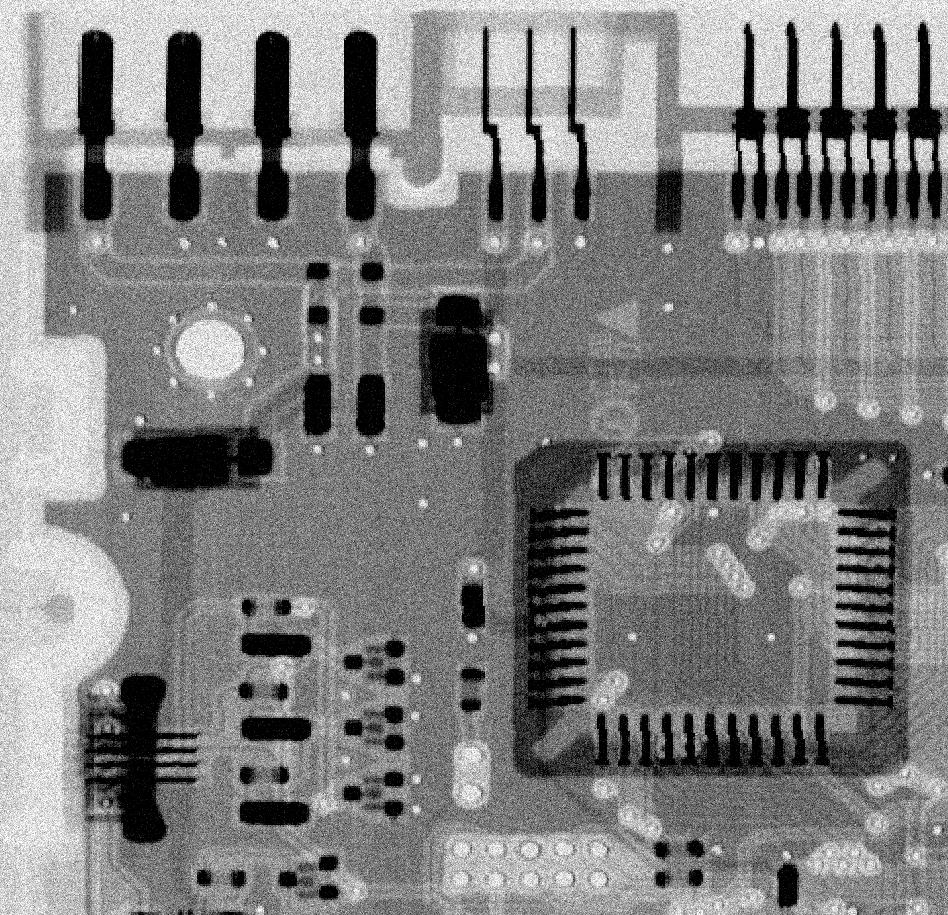
%> input picture Lab3-Intensity-transformation-main/assets/noisyPCB.jpg, 948 x 915 px
$ octave task4.m   (GNU Octave 9; MATLAB toolbox functions it lacks are replaced by stand-ins)
%> lines starting %> are read from the running program, lines starting %| are printed output that depends on the picture
clear all
close all
f = imread('assets/noisyPCB.jpg');
%> f is the input picture: size 915x948 uint8; min 0, max 255, mean 128
imshow(f)

w_box = fspecial('average', [9 9])
w_gauss = fspecial('Gaussian', [7 7], 1.0)
g_box = imfilter(f, w_box, 0);
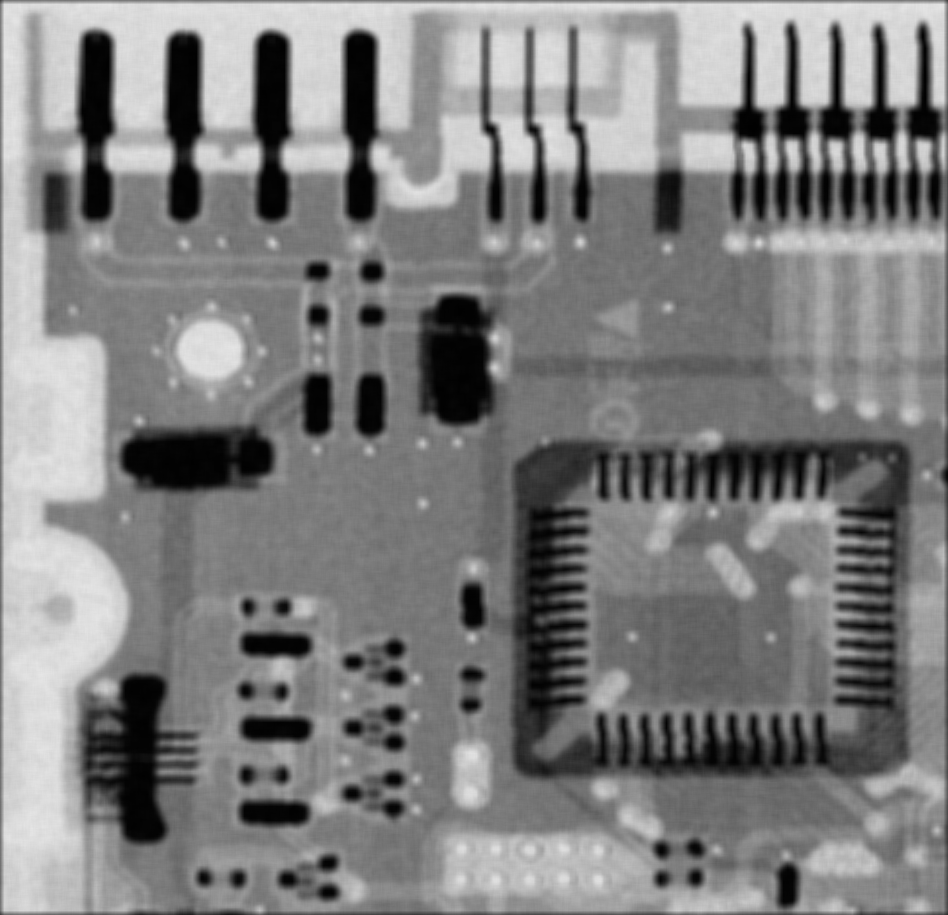
%> g_box: size 915x948 uint8; min 1, max 230, mean 127.1
g_gauss = imfilter(f, w_gauss, 0);
figure
montage({f, g_box, g_gauss})
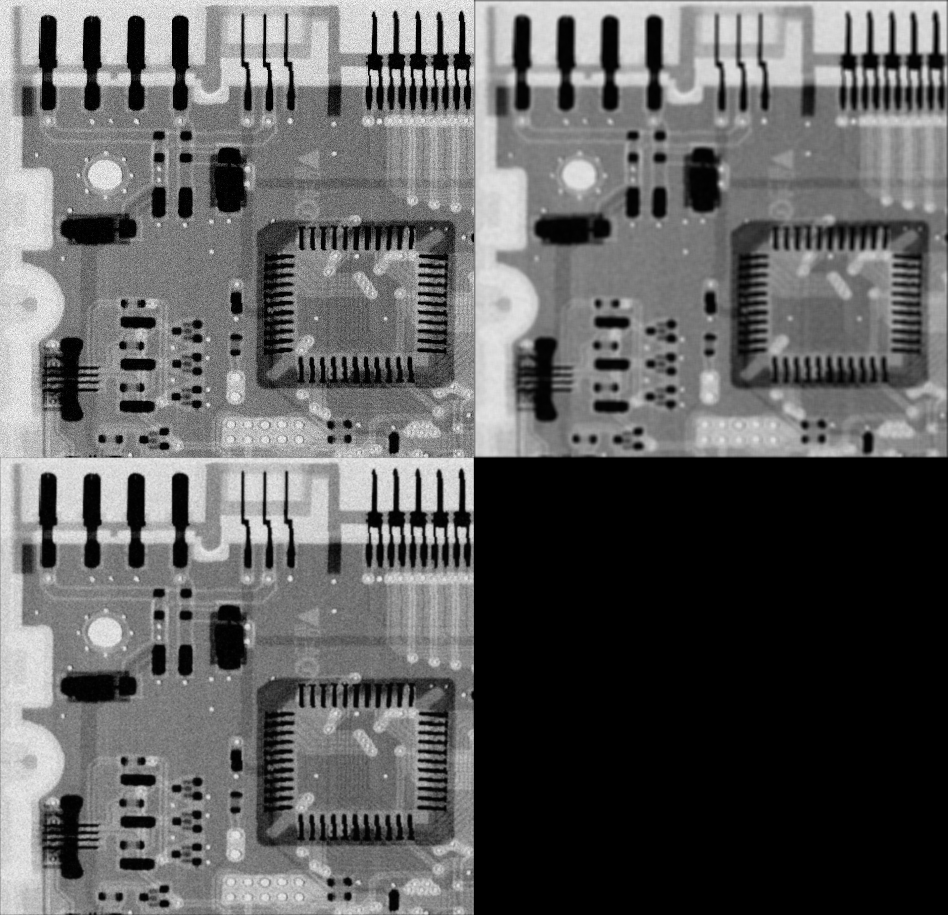
%> displayed picture: size 1830x1896, on the screen's scale of 0 to 255 (shown at 1/2 size); min 0, max 255, mean 95.7
% [31 lines of commented-out code are left out]

$ run again, with Lab3-Intensity-transformation-main/assets/office.jpg copied over Lab3-Intensity-transformation-main/assets/noisyPCB.jpg
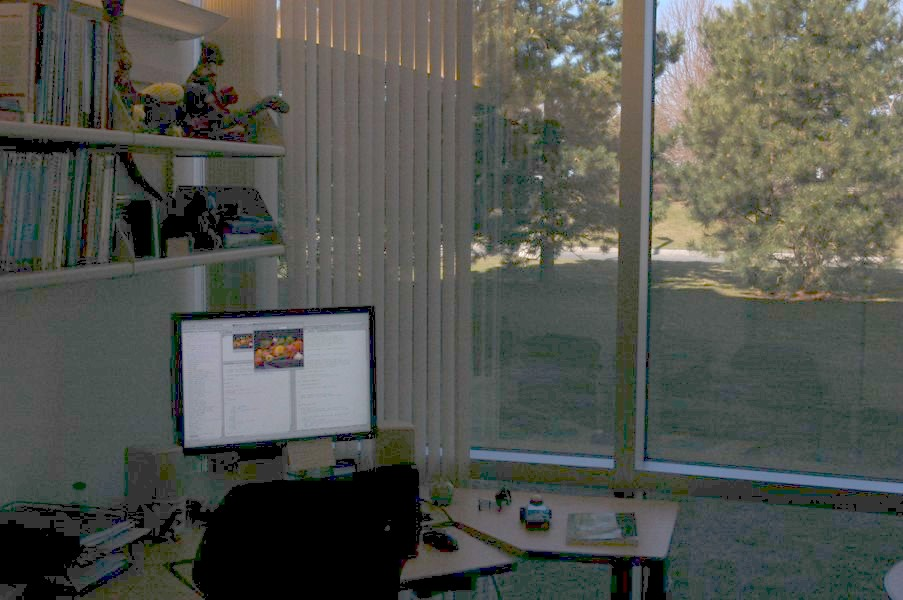
%> input picture Lab3-Intensity-transformation-main/assets/office.jpg, 903 x 600 px
%> f is the input picture: size 600x903x3 uint8; mean R, G, B 83.4, 85.5, 79.4
%> `g_box = imfilter(f, w_box, 0);`:
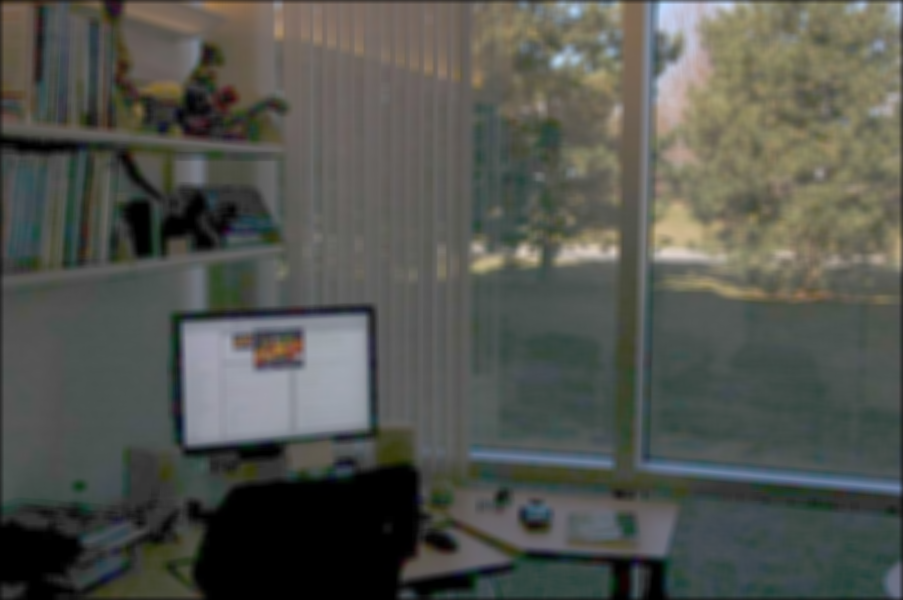
%> g_box: size 600x903x3 uint8; mean R, G, B 82.9, 85, 78.9
%> `montage({f, g_box, g_gauss})`:
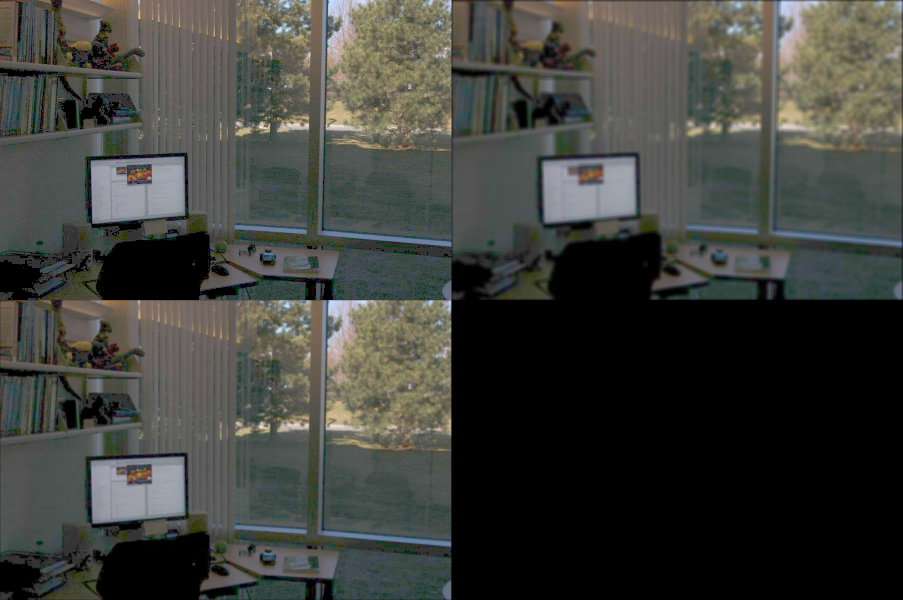
%> displayed picture: size 1200x1806x3, on the screen's scale of 0 to 255 (shown at 1/2 size); mean R, G, B 62.4, 64, 59.3
